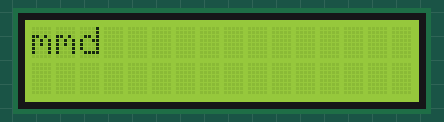
A sketch run on a simulated Arduino Uno, built with avr-gcc and run on an emulated ATmega328P. Parts: 16×2 character LCD.

Above: at 0.1 s.
At 0.6 s:
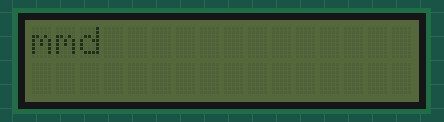

Measured:
- what the display in image 1 shows lasts 0.5 s, from 0.6 s to 1.1 s

The sketch:

lcd_backlight_blink.ino
```cpp
/*
 * This program is for blinking lcd backlight
 */

#include <Wire.h>
#include <LiquidCrystal_I2C.h>

LiquidCrystal_I2C lcd(0x27, 16, 2);  // set the LCD address to 0x27 for a 16 chars and 2 line display

void setup() {
  lcd.init();  // initialize the lcd
  lcd.clear();
  lcd.print("mmd");
}

void loop() {
  lcd.backlight(); // turn on backlight
  delay(500);
  lcd.noBacklight(); // turn off backlight
  delay(500);
}
```
